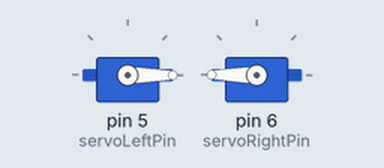
A sketch run on a simulated Arduino Uno, built with avr-gcc and run on an emulated ATmega328P. Parts: 2 × servo. What the sketch prints to the serial monitor is not drawn. At 82.0 s the program stops and its outputs stay as they are.

Above: at 0.1 s.
At 82.0 s:
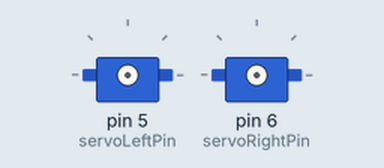
Timing chart, 0 to 83.5 s (numbered marks = the images above):
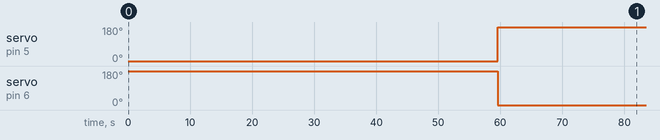

The sketch:

Tank_Final_Sketch.ino
```cpp
/* Arduino Continuous Servo-Powered Tank
 * Written by Anirrudh Krishnan
 * Loyola University Chicago Physics Freshman Project 2015-2016
 * Written for "Tank" designed by Stefan Vlad
 * Wrtten specifically for the Tank Demonstration, please adapt
 * Project Guide: Dr. Maria K. Udo
 * Special Thanks: Christopher Riccardi
 */

#include <VarSpeedServo.h> //This Package allows control over continuous Servo

VarSpeedServo servoLeft; //Dimensionalize the Left Servo Motor as an object of VarSpeedServo
VarSpeedServo servoRight; //Dimensionalize the Right Servo Motor as an object of VarSpeedServo
/*This next piece of code allows the Uno to be attached to Specific Pins on the UNO; connect
accordingly.*/
const int servoLeftPin = 5; //Pin 5
const int servoRightPin = 6; //Pin 6
int countUp = 1; //Since Arduino compiles code in a hybrid fashion (C/C++/Java), we need a variable to count our main integer, i, initialized here.

void setup() {
  // Attach Servos to the Motors and talk about speed in microseconds, meaning that the servos will rotate in this order:

  servoLeft.attach(servoLeftPin); // Attach the left haneded servo the left pin
  servoRight.attach(servoRightPin); //Attach the right servo to the right pin
  Serial.begin(9600); //Open the Serial Monitor to make sure everything is ok

}

//Write a Method to control the value of the variable, i, which will control the integer.
int addToInt(int iNum)
{
  countUp = countUp + 1;
  return countUp;
}
//Write a Method for stopping the tank in the middle
int addToStop(int iNum2)
{
  countUp = countUp + .001;
  return countUp;
}
//Main loop, here is what the Arduino will execute:

void loop() {

  int i;
  i = addToInt(countUp); //Remember the method we wrote? Here it is!

  if (i >= 1 && i <= 1000)
  {
    Serial.println(i); //Use this to make sure your "i" value increases!
    servoLeft.write(-180, 0);
    servoRight.write(180, 0);
    Serial.println("Forward");
    i = addToInt(countUp);
    Serial.println(i);
  }

  else if (i >= 1000 && i <= 9000)
  {
    //Stop Servo Rotation
    servoLeft.write(90, true);
    servoRight.write(90, true);
    i = addToStop(countUp);
    Serial.println(i);
  }

  else if(i >= 9000 && i <= 10800)
  {
    Serial.println(i); //Use this to make sure your "i" value increases!
    servoLeft.write(180, 0);
    servoRight.write(-180, 0);
    Serial.println("Backwards");
    i = addToInt(countUp);
    Serial.println(i);
  }

  else if (i >= 10800)
  {
    servoLeft.write(90);
    servoRight.write(90);
    exit(0); //exit the loop once and for all; stops the Tank from moving any further
  }
}
```

Measured:
- by itself, servo on pin 5 (servoLeftPin): 0° → 180° at 59.6 s
- by itself, servo on pin 6 (servoRightPin): 180° → 0° at 59.6 s
